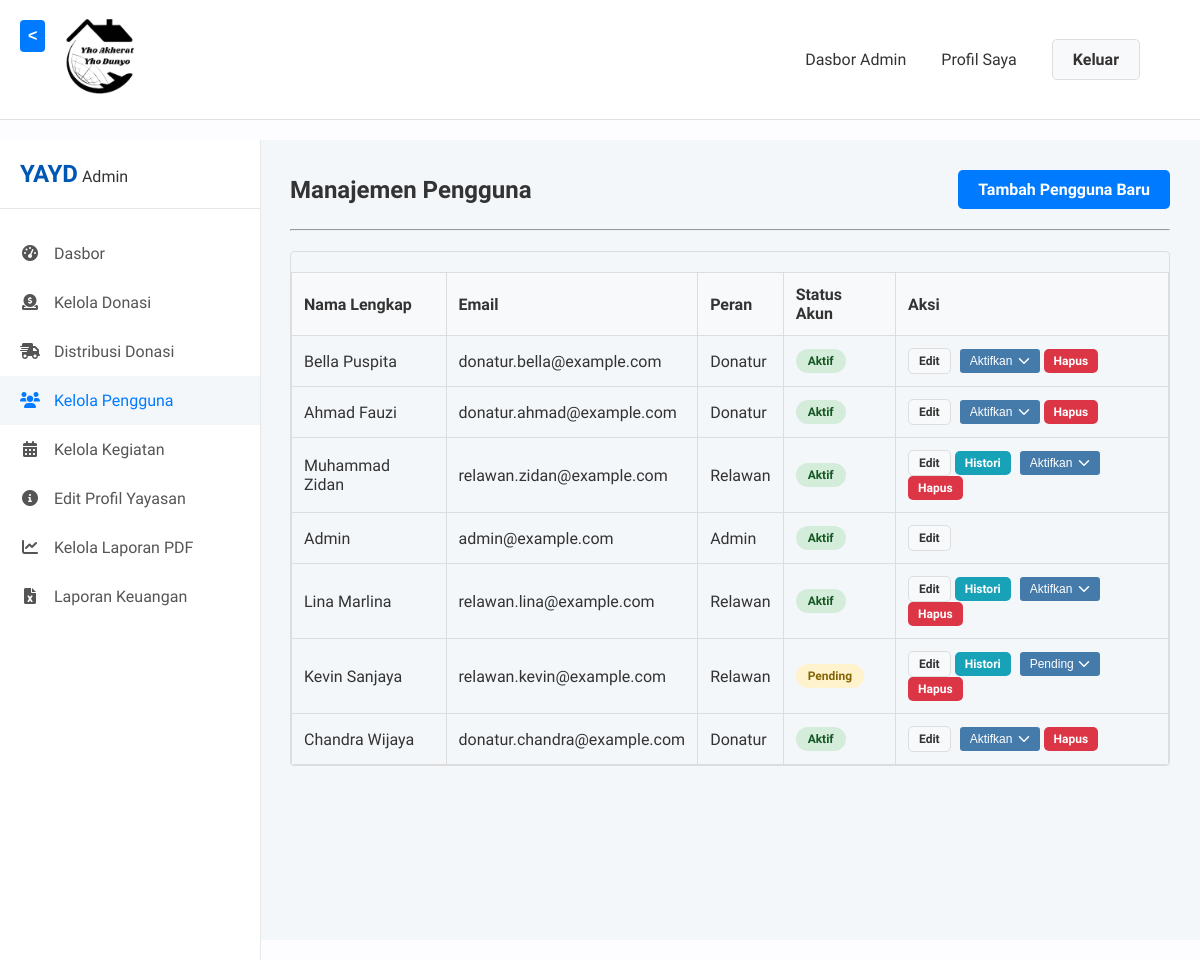
The page /admin/kelola_pengguna.php (signed in) on the database its author committed.
### tables this page shows
CREATE TABLE `users` (
  `id_user` INT AUTO_INCREMENT PRIMARY KEY,
  `id_role_fk` INT NOT NULL,
  `status_akun` ENUM('Aktif', 'Pending', 'Diblokir') NOT NULL DEFAULT 'Pending' COMMENT 'Status persetujuan akun oleh admin',
  `nama_lengkap` VARCHAR(255) NOT NULL,
  `email` VARCHAR(255) NOT NULL UNIQUE,
  `password` VARCHAR(255) NOT NULL COMMENT 'Password harus disimpan dalam bentuk hash',
  `nomor_telepon` VARCHAR(20) NULL,
  `alamat` TEXT NULL,
  `created_at` TIMESTAMP NULL DEFAULT CURRENT_TIMESTAMP
);

CREATE TABLE `roles` (
  `id_role` INT AUTO_INCREMENT PRIMARY KEY,
  `nama_role` VARCHAR(50) NOT NULL UNIQUE COMMENT 'Contoh: Admin, Donatur, Relawan'
);

### admin/kelola_pengguna.php (called while the page is built, shortened)
<?php
require_once '../views/admin/kelola_pengguna.php';

### views/admin/kelola_pengguna.php (the view, shortened to what this page needs)
<?php
require_once realpath(__DIR__ . '/../../config/database.php');
require_once realpath(__DIR__ . '/../templates/header.php');
$query = "SELECT u.id_user, u.nama_lengkap, u.email, r.nama_role, u.status_akun
          FROM users u
          JOIN roles r ON u.id_role_fk = r.id_role
          ORDER BY u.created_at DESC";
$result = mysqli_query($koneksi, $query);
?>
<div class="admin-wrapper">
    <?php require_once realpath(__DIR__ . '/../templates/admin_sidebar.php'); ?>
    <main class="admin-main-content">
        <div class="page-header">
            <h2>Manajemen Pengguna</h2>
            <a href="tambah_pengguna.php" class="btn btn-primary">Tambah Pengguna Baru</a>
        </div>
        <hr>
        <div class="table-container">
            <table class="table-data">
            <thead>
                <tr>
                    <th>Nama Lengkap</th>
                    <th>Email</th>
                    <th>Peran</th>
                    <th>Status Akun</th> <th>Aksi</th>
                </tr>
            </thead>
            <tbody>
                <?php if (mysqli_num_rows($result) > 0): ?>
                    <?php while($user = mysqli_fetch_assoc($result)): ?>
                    <tr>
                        <td><?= htmlspecialchars($user['nama_lengkap']) ?></td>
                        <td><?= htmlspecialchars($user['email']) ?></td>
                        <td><?= htmlspecialchars($user['nama_role']) ?></td>
                        <td>
                            <span class="status-chip status-<?= strtolower($user['status_akun']) ?>"><?= htmlspecialchars($user['status_akun']) ?></span>
                        </td>
                        <td>
                            <a href="edit_pengguna.php?id=<?= $user['id_user'] ?>" class="btn btn-secondary btn-sm">Edit</a>
                            <?php if ($user['nama_role'] == 'Relawan'): ?>
                            <a href="histori_relawan.php?id=<?= $user['id_user'] ?>" class="btn btn-info btn-sm">Histori</a>
                            <?php endif; ?>
                            <?php if ($_SESSION['user_id'] != $user['id_user']): ?>
                                <form action="../controllers/UserController.php" method="POST" style="display:inline-block; margin-left: 5px;">
                                    <select name="status_akun" onchange="this.form.submit()" title="Ubah Status Akun">
                                        <option value="Aktif" <?= $user['status_akun'] == 'Aktif' ? 'selected' : '' ?>>Aktifkan</option>
                                        <option value="Pending" <?= $user['status_akun'] == 'Pending' ? 'selected' : '' ?>>Pending</option>
                                    </select>
                                </form>
                                <a href="../controllers/UserController.php?action=delete&id=<?= $user['id_user'] ?>"
                                   class="btn btn-danger btn-sm"
                                   onclick="return confirm('PERINGATAN: Menghapus pengguna ini akan menghapus data terkait. Yakin ingin melanjutkan?');">
                                   Hapus
                                </a>
                            <?php endif; ?>
                        </td>
                    </tr>
                    <?php endwhile; ?>
                <?php else: ?>
                    <tr>
                        <td colspan="5" style="text-align: center;">Belum ada pengguna yang terdaftar.</td>
                    </tr>
                <?php endif; ?>
            </tbody>
            </table>
        </div>
    </main>
</div>

### assets/css/style.css (style rules this page uses)
body, html { margin: 0; padding: 0; font-family: 'Plus Jakarta Sans', 'Segoe UI', Tahoma, Geneva, Verdana, sans-serif; background-color: #fdfdff; color: #333; height: 100%; }
body { display: flex; flex-direction: column; min-height: 100vh; }
.btn { padding: 10px 20px; border-radius: 5px; text-decoration: none; font-weight: bold; display: inline-block; }
.btn-primary { background-color: #007bff; color: #fff; }
.btn-secondary { background-color: #f8f9fa; color: #333; border: 1px solid #ddd; }
.btn-info { background-color: #17a2b8; color: white; }
.status-chip { padding: 5px 12px; border-radius: 15px; font-size: 12px; font-weight: bold; text-align: center; display: inline-block; }
.status-pending { background-color: #fff3cd; color: #856404; }
.table-data { width: 100%; border-collapse: collapse; margin-top: 20px; }
.table-data th, .table-data td { padding: 12px; border: 1px solid #ddd; text-align: left; }
.table-data thead { background-color: #f8f9fa; }
.table-data .btn-sm { padding: 5px 10px; font-size: 12px; }
.btn-danger { background-color: #dc3545; color: white; }
.admin-wrapper { display: flex; background-color: #f4f7fa; flex: 1; }
.admin-main-content { margin-left: 260px; flex-grow: 1; padding: 30px; }
.admin-wrapper { min-height: 100vh; }
.status-chip.status-aktif { background-color: #d4edda; color: #155724; }
.status-chip.status-pending { background-color: #fff3cd; color: #856404; }
.table-data td select { -webkit-appearance: none; -moz-appearance: none; appearance: none; background-color: #457bab; color: white; padding: 5px 25px 5px 10px; font-size: 12px; border: none; border-radius: 0.2rem; cursor: pointer; background-repeat: no-repeat; background-position: right 0.5rem center; background-size: 16px 12px; }
.table-container { overflow-x: auto; -webkit-overflow-scrolling: touch; border: 1px solid #ddd; border-radius: 4px; margin: 20px 0; }
.page-header { display: flex; justify-content: space-between; align-items: center; margin-bottom: 20px; flex-wrap: wrap; gap: 15px; }
.page-header h2 { margin: 0; flex: 1; }

### rows shown on the page
users: nama_lengkap "Bella Puspita", email "donatur.bella@example.com", id_role_fk.nama_role "Donatur", status_akun "Aktif", status_akun "Aktifkan"
users: nama_lengkap "Ahmad Fauzi", email "donatur.ahmad@example.com", id_role_fk.nama_role "Donatur", status_akun "Aktif", status_akun "Aktifkan"
users: nama_lengkap "Muhammad Zidan", email "relawan.zidan@example.com", id_role_fk.nama_role "Relawan", status_akun "Aktif", status_akun "Aktifkan"
users: nama_lengkap "Admin", email "admin@example.com", id_role_fk.nama_role "Admin", status_akun "Aktif"
users: nama_lengkap "Lina Marlina", email "relawan.lina@example.com", id_role_fk.nama_role "Relawan", status_akun "Aktif", status_akun "Aktifkan"
users: nama_lengkap "Kevin Sanjaya", email "relawan.kevin@example.com", id_role_fk.nama_role "Relawan", status_akun "Pending"
users: nama_lengkap "Chandra Wijaya", email "donatur.chandra@example.com", id_role_fk.nama_role "Donatur", status_akun "Aktif", status_akun "Aktifkan"
